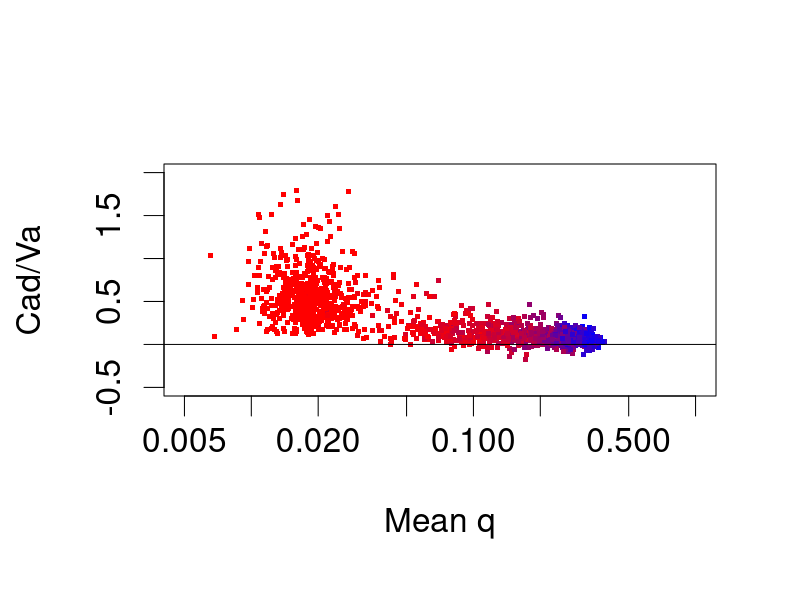

Generate this figure with R:
# The purpose of this script is to show the relationship between the ratio
# of two functions of the genetic variation affecting a fitness-related trait
# in a population and the average frequency of the deleterious alleles. The
# two functions are: the covariance between average effect of alleles and the
# homozygous dominance effect; and the additive genetic variance.
#
# The number of loci may vary among simulations. All loci are assumed diallelic,
# with one allele causing an increase in the character, and one allele causing
# a decrease. The genotypic values, in increasing order, are 0, 'd', and 'a',
# where 'a' and 'd' depend on the locus. Most loci may have small effects, and
# only some will have large effects. Thus, 'a' may be taken from an exponential
# distribution. Because a similar total variance should be expected, it seems
# reasonable to make the mean of that exponential distribution inversely proportional
# to the number of loci involved.
#
# Because the trait is assumed to be related to fitness, I will
# assume that low alleles are the deleterious ones. However, no further relationship
# is assumed between the allelic frequency and the size of the effect, 'a'. This
# way, I represent the allele frequency may be affected by factors other than the
# mutation-selection balance.
#
# The low alleles will also be partially recessive. To do so, 'd' will be sampled
# from a uniform distribution between a/2 and 'a'.
#
# In a fraction of the simulations there will be a certain portion of loci where the
# low allele's frequency is sampled from a Beta distribution with intermediate mean.
# In those simulations, the portion of loci with intermediate allele frequencies
# will be determined by a uniform distribution.

library(RColorBrewer)
NumSim <- 2000
FracSimWithIntermediateFreq <- 0.7
MinPortionIntermediate <- 0.005
MaxPortionIntermediate <- 0.50
PopulationSize <- 200
MinLoci <- 50
MaxLoci <- 200
FreqClassThreshold <- 0.005

# Parameters of the high-mean Beta distribution. The mean is a / (a + b), where
# 'a' is the first shape parameter of the Beta distribution, and 'b' is the second.
QShape1High <- 7
QShape2High <- 10

# Parameters of the low-mean Beta distribution of allele frequencies.
QShape1Low <- 0.1
QShape2Low <- 20

Ratio <- numeric(length=NumSim)
MeanQ <- numeric(length=NumSim)
PropLociAboveThreshold <- numeric(length=NumSim)
NumLociList <- numeric(length=NumSim)
NumVarLociList <- numeric(length=NumSim)
PortionIntermediateList <- numeric(length=NumSim)

for (i in 1:NumSim) {
   NumLoci <- ceiling(runif(1, min=MinLoci, max=MaxLoci))
   NumLociList[i] <- NumLoci
   NumVarLoci <- NumLoci
   PortionIntermediate <- 0
   if (runif(1, min=0, max=1) <= FracSimWithIntermediateFreq) {
      PortionIntermediate <- runif(1, min=MinPortionIntermediate, max=MaxPortionIntermediate)
   }
   PortionIntermediateList[i] <- PortionIntermediate
   Cad <- 0
   Va <- 0
   Qlist <- numeric(length=NumLoci)
   for (j in 1:NumLoci) {
      a <- rexp(1, rate=2/NumLoci)
      if (runif(1, min=0, max=1) <= PortionIntermediate) {
         q <- rbeta(1, QShape1High, QShape2High)
      } else {
         q <- rbeta(1, QShape1Low, QShape2Low)
      }
      if (PopulationSize > 0) {
         SampledQ <- rbinom(1, 2 * PopulationSize, q) / (2 * PopulationSize)
         q <- SampledQ
      }
      p <- 1 - q
      if (q == 0) {
         NumVarLoci <- NumVarLoci - 1
      }
      Qlist[j] <- q
      d <- runif(1, min=a/2, max=a)
      Cad <- Cad + p * q * (a - 2 * d) * (q - p) * (p * a - d * (p - q))
      Va <- Va + 2 * p * q * (p ^ 2 * (a - d) ^ 2 + 2 * p * q * (a - d) * d + q ^ 2 * d ^ 2)
   }
   NumVarLociList[i] <- NumVarLoci
   PropLociAboveThreshold[i] <- sum(Qlist >= FreqClassThreshold) / NumLoci
   Ratio[i] <- Cad / Va
   MeanQ[i] <- mean(Qlist[Qlist > 0])
}
pal <- colorRampPalette(c('red', 'blue'))
colourNumVarLoci <- pal(50)[as.numeric(cut(NumVarLociList, breaks=50))]
colourPropQAboveThreshold <- pal(50)[as.numeric(cut(PropLociAboveThreshold, breaks=50))]
colourPortionIntermediate <- pal(50)[as.numeric(cut(PortionIntermediateList, breaks=50))]
png(filename='Kelly1999.png', width=1000, height=1000)
par(mex=2)
plot(c(0.005, 1.0), c(-0.5, 2), type='n', log='x', xlab='Mean q', ylab='Cad/Va', cex.axis=2, cex.lab=2)
points(MeanQ, Ratio, pch='.', cex=5, col=colourPortionIntermediate)
abline(h=0)
dev.off()
rm(a, q, p, i, j, d, Va, Cad, pal, Qlist, SampledQ, NumVarLoci)
